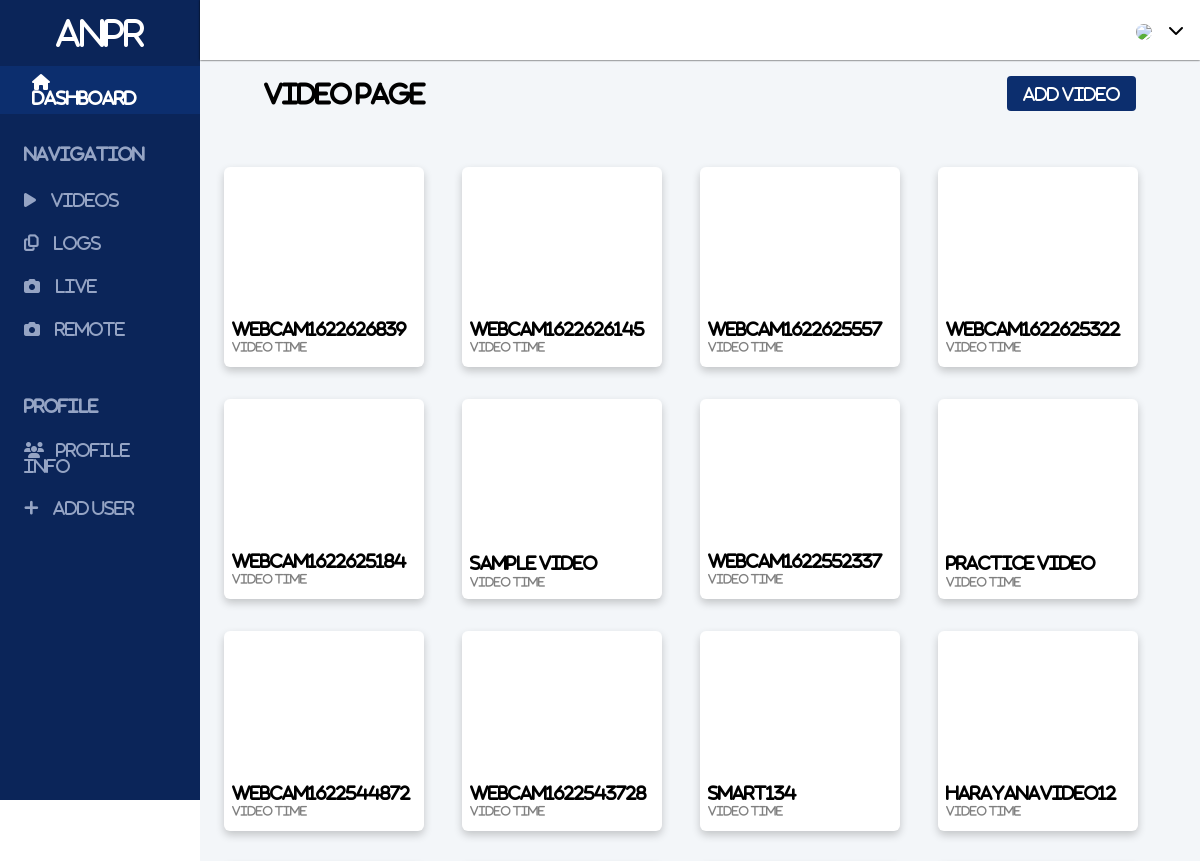
The app's page /videolist/ (upper part), older data.
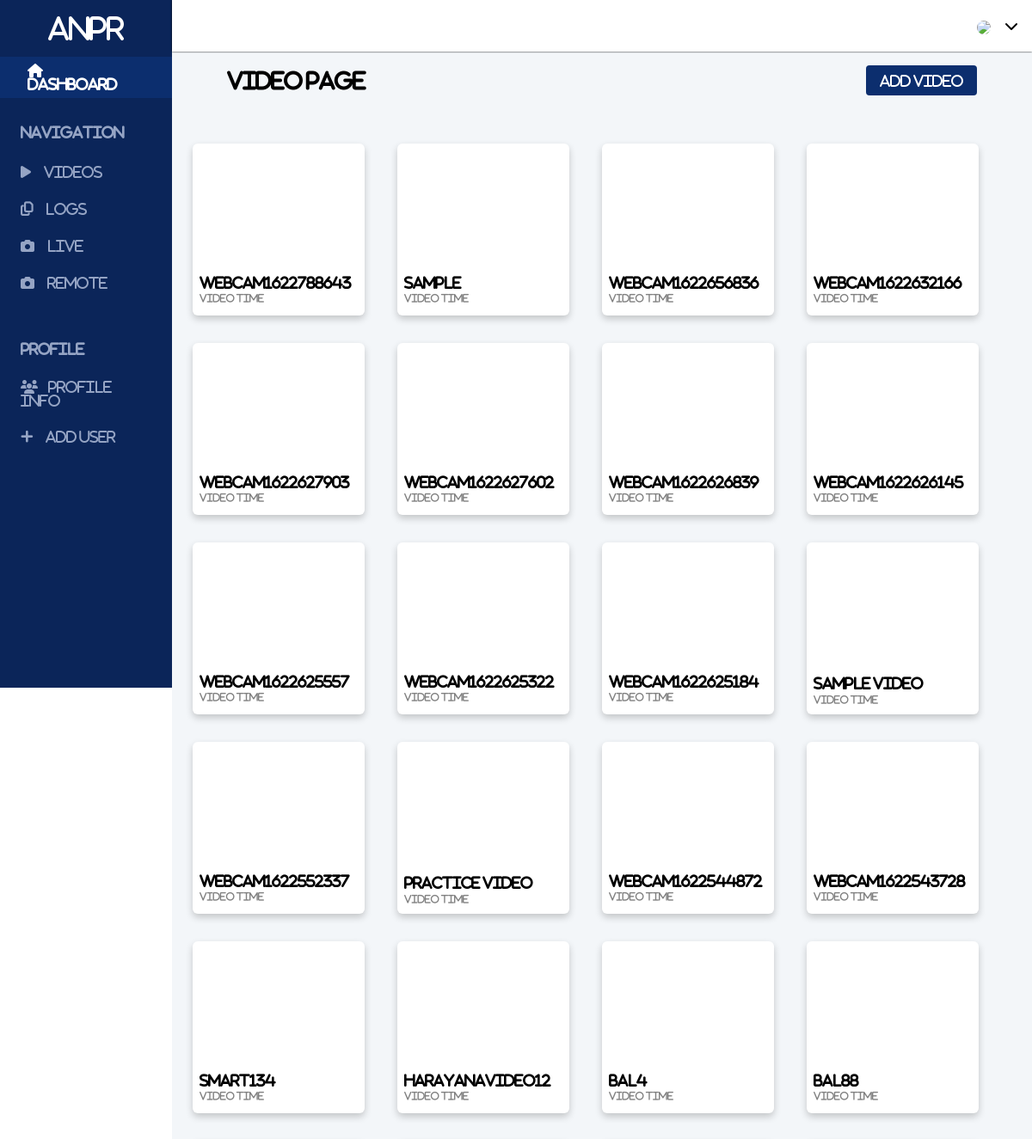
The same page, newer data.
### app/models.py (models this page shows)
class DetectionVideo(models.Model):
    user = models.ForeignKey(User, default=None, on_delete=models.CASCADE)
    title = models.CharField(max_length=100, default="default")
    path = models.CharField(max_length=1000, default=title)
    video = models.FileField(upload_to='', blank=True, null=True)
    class Meta:
        verbose_name = 'video'
        verbose_name_plural = 'videos'
    def __str__(self):
        return self.title

### app/views.py (the view)
# urls.py: path('videolist/', views.videolist, name="videolist"),
def videolist(request):
    videos = DetectionVideo.objects.all()[::-1]
    context = {"videos": videos}
    return render(request, 'videolist.html', context)

### templates/videolist.html
{% extends 'base.html' %} {% load static %}
{% block header %}
<link rel="stylesheet" href="{% static 'videolist.css' %}" />
{% endblock header %}
{% block body %}
<div class="content">
  <div class="changes_bar">
    <h2>Video Page</h2>
    <a href="{% url 'uploadvideo' %}">Add Video</a>
  </div>
  <div class="videolist__grid">
    {% for vid in videos %}
    <a href="{% url 'video_detection' vid %}">
      <div class="box">
        <div class="video">
          <video src="../videos/{{vid.path}}"></video>
        </div>
        <div class="box__info">
          <p class="box__title">{{vid}}</p>
          <p class="box__time">Video Time</p>
        </div>
      </div>
    </a>
    {% endfor %}
  </div>
</div>
{% endblock body %}

Row changes from the older to the newer data that the page shows:
added DetectionVideo: title "webcam1622788643"
added DetectionVideo: title "sample"
added DetectionVideo: title "webcam1622656836"
added DetectionVideo: title "webcam1622632166"
added DetectionVideo: title "webcam1622627903"
added DetectionVideo: title "webcam1622627602"
now on this page (row unchanged): DetectionVideo: title "bal4"
now on this page (row unchanged): DetectionVideo: title "bal88"
